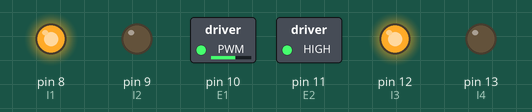
A sketch run on a simulated Arduino Uno, built with avr-gcc and run on an emulated ATmega328P. Shown: switched loads named in the sketch (green lamp = pin HIGH), output pins drawn as LEDs (lit = HIGH).

Above: at 0.05 s.
At 10.05 s:
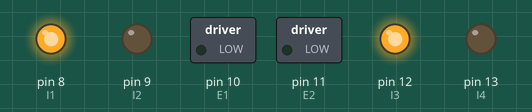
At 20.15 s:
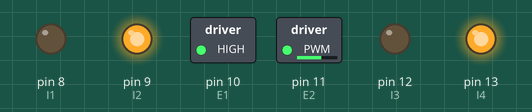
Timing chart, 0 to 26.3 s (numbered marks = the images above):
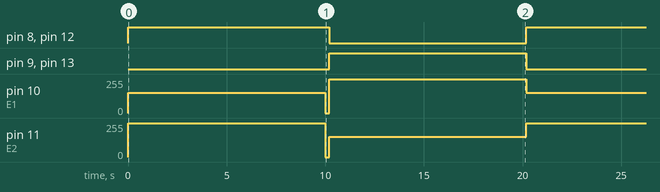

The sketch:

MotorL293D_wiring_test.ino
```cpp
#define E1 10  // Enable Pin for motor 1
#define E2 11  // Enable Pin for motor 2

#define I1 8  // Control pin 1 for motor 1
#define I2 9  // Control pin 2 for motor 1
#define I3 12  // Control pin 1 for motor 2
#define I4 13  // Control pin 2 for motor 2

void setup() {
  // put your setup code here, to run once:
  pinMode(E1, OUTPUT);
  pinMode(E2, OUTPUT);

  pinMode(I1, OUTPUT);
  pinMode(I2, OUTPUT);
  pinMode(I3, OUTPUT);
  pinMode(I4, OUTPUT);

}

void loop() {

    analogWrite(E1, 153); // Run in half speed
    analogWrite(E2, 255); // Run in full speed

    digitalWrite(I1, HIGH);
    digitalWrite(I2, LOW);
    digitalWrite(I3, HIGH);
    digitalWrite(I4, LOW);

    delay(10000);

    // change direction

    digitalWrite(E1, LOW);
    digitalWrite(E2, LOW);

    delay(200);

    analogWrite(E1, 255);  // Run in full speed
    analogWrite(E2, 153);  // Run in half speed

    digitalWrite(I1, LOW);
    digitalWrite(I2, HIGH);
    digitalWrite(I3, LOW);
    digitalWrite(I4, HIGH);

    delay(10000);
}
```

Measured:
- by itself, pin 8 (I1), pin 12 (I3): alternates HIGH for 10.2 s and LOW for 10.0 s
- by itself, pin 9 (I2), pin 13 (I4): alternates HIGH for 10.0 s and LOW for 10.2 s
- by itself, pin 10 (E1): repeats every 20.2 s: 0/255 0.20 s, 255/255 10.0 s, 153/255 10.0 s
- by itself, pin 11 (E2): repeats every 20.2 s: 0/255 0.20 s, 153/255 10.0 s, 255/255 10.0 s
